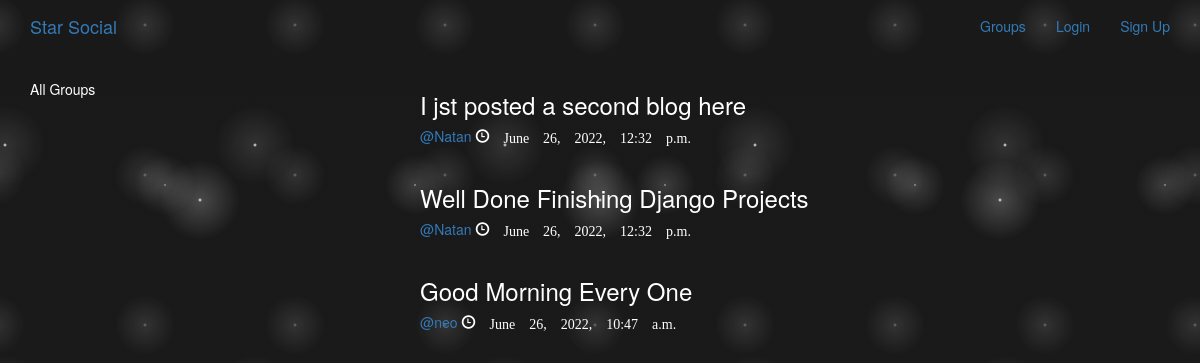
/posts/, run on the app's committed database.
### posts/models.py (models this page shows, shortened)
class Post(models.Model):
    user=models.ForeignKey(User,related_name='posts',on_delete=models.CASCADE)
    created_at=models.DateTimeField(auto_now=True)
    message = models.TextField()
    message_html = models.TextField(editable=False)
    group=models.ForeignKey(Group,related_name='posts',null=True,blank=True,on_delete=models.CASCADE)
    class Meta:
        ordering =['-created_at']
        unique_together =['user','message']

### posts/views.py (the view)
class PostList(SelectRelatedMixin,generic.ListView):
    model=models.Post
    select_related =('user','group')

### posts/templates/posts/post_list.html (shortened to what this page needs)
{% extends 'posts/post_base.html' %}
{% block prepost %}
<div class='col-md-4'>
    <div class="card card-with-shadow">
        <div class='content'>
            <h5 class='title'>All Groups</h5>
        </div>
    </div>
</div>
{% endblock prepost %}
{% block post_content %}
<div class="col-md-8">
    {% for post in post_list  %}
    {% include 'posts/_post.html' %}
    {% endfor %}
</div>
{% endblock post_content %}

### posts/templates/posts/_post.html (shortened to what this page needs)
<div class='post media'>
    <h3>{{post.message_html|safe}}</h3>
    <div class='media-body'>
       <h5 class="media-heading">
        <span class="username">
        <a href="{% url 'posts:for_user' username=post.user.username %}">
            @{{post.user.username}}
        </a>
        </span>
        <time class='glyphicon glyphicon-time' >
            {{post.created_at}}
       </time>
       </h5>
    </div>
</div>

### static/css/master.css (style rules this page uses)
body { background: #222; padding: 0px; margin: 0px; overflow:scroll; height: 100%; width: 100%; color: floralwhite; }

### data on the page
Post: message_html "I jst posted a second blog here", user.username "Natan", created_at "June 26, 2022, 12:32 p.m."
Post: message_html "Well Done Finishing Django Projects", user.username "Natan", created_at "June 26, 2022, 12:32 p.m."
Post: message_html "Good Morning Every One", user.username "neo", created_at "June 26, 2022, 10:47 a.m."
